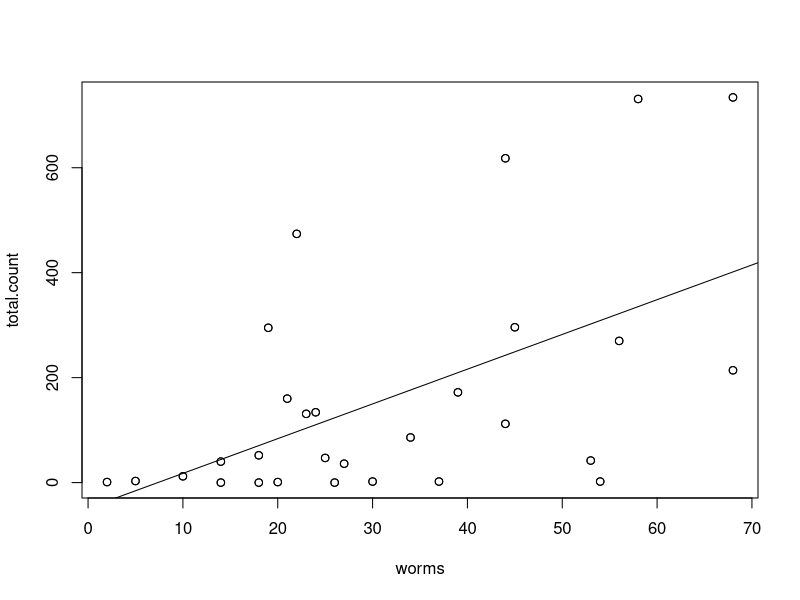
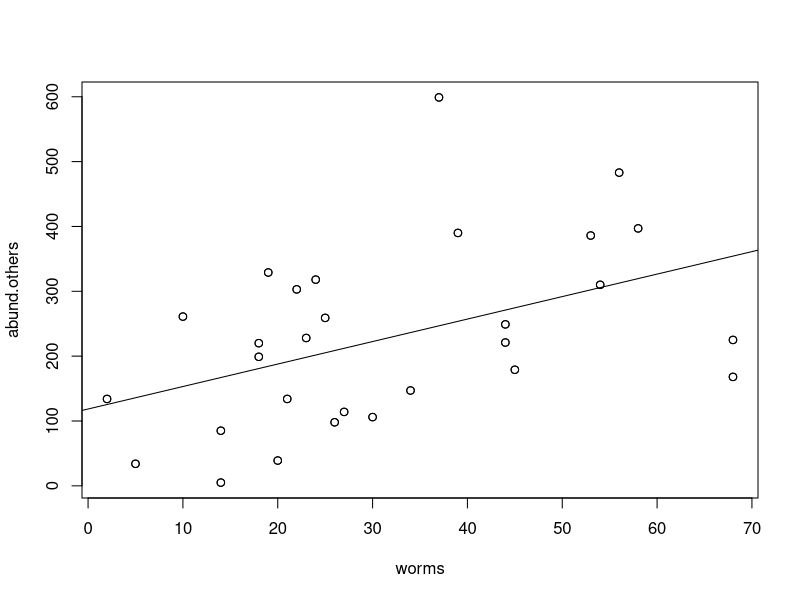
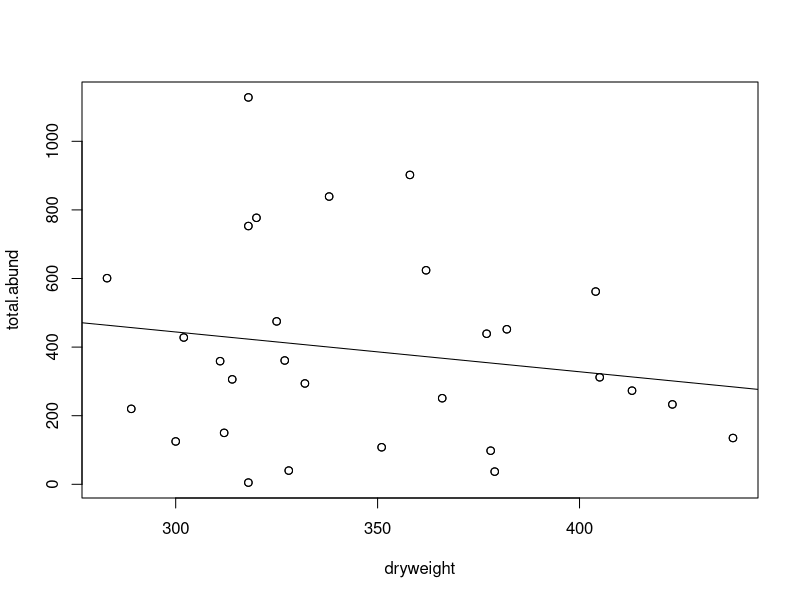

These charts were generated, in order, by the following R code:
data_rep = read.csv("data_rep.csv")
forage_data_rep = read.csv("forage_data_rep.csv")
data_seg = read.csv("data_seg.csv")
forage_data_seg = read.csv("forage_data_seg.csv")


############################### community analyses

library(tidyverse)
LSP = data_seg %>% filter(obs.sp == "Lesser Sand Plover")
data = data_seg %>%
  select(-c(obs.sp,high.count,total.count,prop.foraging,prop.preening,prop.locomotion,prop.resting,prop.alert))
data = data %>% distinct()
lsp1 = LSP %>% select(segment,total.count)
data = left_join(data,lsp1) 

data = data[data$total.abund<2000,]
data$food.others = data$food.abund-data$worms
data$abund.others = data$total.abund-data$total.count

with(data,plot(total.count~worms))
summary(lm(data$total.count~data$worms))
abline(lm(data$total.count~data$worms))

with(data,plot(abund.others~worms))
summary(lm(data$abund.others~data$worms))
abline(lm(data$abund.others~data$worms))

with(data,plot(total.abund~dryweight))
summary(lm(data$total.abund~data$dryweight))
abline(lm(data$total.abund~data$dryweight))


